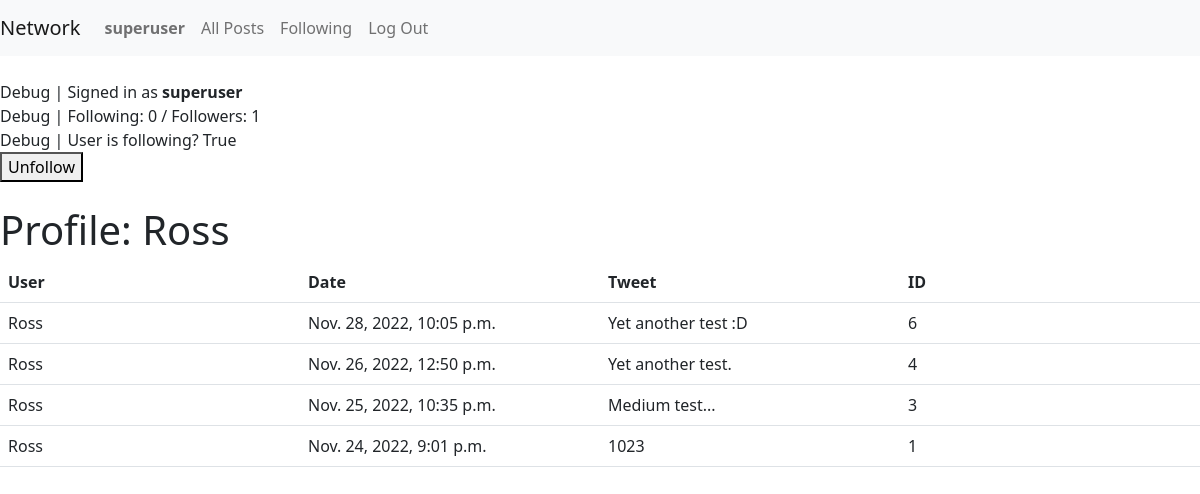
The app's page /profile/1 (signed in) with its own data.
### network/models.py (models this page shows)
class User(AbstractUser):
    pass

class Tweet(models.Model):
    author = models.ForeignKey(User, on_delete=models.CASCADE)
    tweetText = models.CharField(max_length=255)
    posted = models.DateTimeField(auto_now_add=True)
    like = models.ManyToManyField(User, blank=True, related_name="likes")
    def __str__(self):
        return f"{self.author} tweeted: {self.tweetText}"

### network/views.py (the view)
# urls.py: path("profile/<int:user_id>", views.profile, name="profile"),
def profile(request, user_id):
    profile = User.objects.get(id=user_id)
    if Follow.objects.filter(user=user_id, followed_by=request.user).exists():
        print("ya")
        following_status = True
    else:
        print("na")
        following_status = False
    followList = []
    following = request.user.following.all()
    for x in following:
        followList.append(x.user.id)
    profile = User.objects.get(id=user_id)
    if profile.id in followList:
        print("You are following")
    else:
        print("You are NOT following")
    tweets = Tweet.objects.filter(author=user_id).order_by('-posted')
    print(tweets)
    return render(request, "network/profile.html", {
        "x": profile.username,
        "tweets": tweets,
        "following": profile.following.all().count(),
        "followedBy": Follow.objects.filter(user=user_id).count(),
        "following_status": following_status
    })

### network/templates/network/profile.html (shortened to what this page needs)
{% extends "network/layout.html" %}
{% block body %}
<br>
Debug | Signed in as <strong>{{ user.username }}</strong>
<br>
Debug | Following: {{ following }} / Followers: {{ followedBy }}
<br>
Debug | User is following? {{ following_status }}
<br>
{% if following_status == True %}
<button type="button" onclick="followUnfollow()">Unfollow</button>
{% elif following_status == False %}
<button type="button" onclick="followUnfollow()">Follow</button>
{% endif %}
<br>
<br>
<h1>Profile: {{x}}</h1>
<table class="table">
  <thead>
  <tr>
    <th>User</th>
    <th>Date</th>
    <th>Tweet</th>
    <th>ID</th>
</tr>
</thead>
{% for tweet in tweets %}
<tr>
  <td>{{tweet.author}}</td>
  <td>{{tweet.posted}}</td>
  <td>{{tweet.tweetText}}</td>
  <td>{{tweet.id}}</td>
  </tr>
  {% endfor %}
</table>
{% endblock %}

### network/templates/network/layout.html (shortened to what this page needs)
{% load static %}
<!DOCTYPE html>
<html lang="en">
    <head>
            <link href="https://cdn.jsdelivr.net/npm/bootstrap@5.2.3/dist/css/bootstrap.min.css" rel="stylesheet">
            <link rel="stylesheet" href="{% static 'network/styles.css' %}"/>
    </head>
    <body>
        <nav class="navbar navbar-expand-lg navbar-light bg-light">
            <a class="navbar-brand" href="{% url 'index' %}">Network</a>
            <div>
              <ul class="navbar-nav mr-auto">
                {% if user.is_authenticated %}
                    <li class="nav-item">
                        <a class="nav-link" href="{% url 'profile' user_id=user.id%}"><strong>{{ user.username }}</strong></a>
                    </li>
                {% endif %}
                <li class="nav-item">
                  <a class="nav-link" href="{% url 'allPosts' %}">All Posts</a>
                </li>
                {% if user.is_authenticated %}
                    <li class="nav-item">
                        <a class="nav-link" href="{% url 'following' %}">Following</a>
                    </li>
                    <li class="nav-item">
                        <a class="nav-link" href="{% url 'logout' %}">Log Out</a>
                    </li>
                {% endif %}
              </ul>
            </div>
          </nav>
        <div class="body">
            {% block body %}
            {% endblock %}
        </div>
    </body>
</html>

### network/static/network/styles.css (style rules this page uses)
table { table-layout:fixed; }

### records on screen
User: username "superuser"
User: username "Ross"
Tweet: author "Ross", posted "Nov. 28, 2022, 10:05 p.m.", tweetText "Yet another test :D", id "6"
Tweet: author "Ross", posted "Nov. 26, 2022, 12:50 p.m.", tweetText "Yet another test.", id "4"
Tweet: author "Ross", posted "Nov. 25, 2022, 10:35 p.m.", tweetText "Medium test...", id "3"
Tweet: author "Ross", posted "Nov. 24, 2022, 9:01 p.m.", tweetText "1023", id "1"

### other values on screen
{{ following }} "0"
{{ followedBy }} "1"
{{ following_status }} "True"
